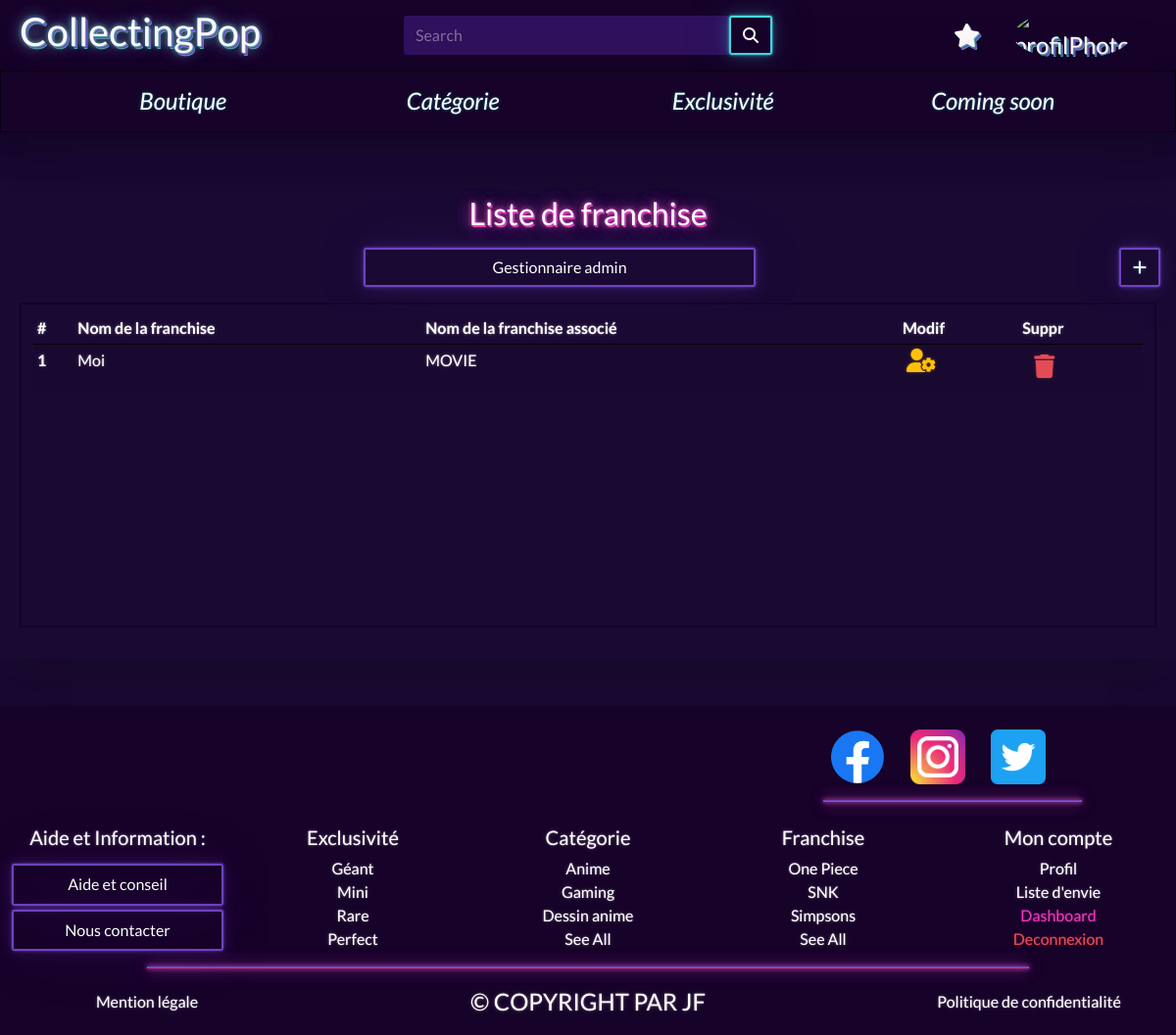
Page /admin/brandsList.php (signed in) on the committed database.
### tables this page shows
CREATE TABLE `s4u3u_brands` (
  `id` int(11) NOT NULL AUTO_INCREMENT,
  `name` varchar(25) NOT NULL,
  PRIMARY KEY (`id`)
);

CREATE TABLE `s4u3u_categories` (
  `id` int(11) NOT NULL AUTO_INCREMENT,
  `name` varchar(25) NOT NULL,
  PRIMARY KEY (`id`)
);

### models/database.php (called while the page is built)
<?php
class database
{
    private static $db = NULL;
    protected function __construct()
    {
        if (is_null(self::$db)) {
            try {
                self::$db = new PDO('mysql:host=localhost; dbname=collectingpop;charset=UTF8', 'root', 'Aled2525');
                self::$db->setAttribute(PDO::ATTR_ERRMODE, PDO::ERRMODE_EXCEPTION);
            } catch (Exception $error) {
                die($error->getMessage());
            }
        }
        return self::$db;
    }
}

### admin/controllers/brandsListController.php (called while the page is built, shortened)
<?php
$brands = new brands();
$brandsList = $brands->getBrands();

### models/brandsModel.php (called while the page is built, shortened)
<?php
class brands extends database
{
    protected $db;
    public function __construct()
    {
        $this->db = parent::__construct();
    }
    public function getBrands()
    {
        $query = 'SELECT b.id AS bID,b.name AS bName,c.name AS cName
        FROM `s4u3u_brands` AS b
        LEFT JOIN `s4u3u_categorybrandslink` AS cbl
        ON b.id = cbl.id_brands
        LEFT JOIN `s4u3u_categories` AS c
        ON b.id = cbl.id_brands  AND cbl.id_categories = c.id';
        $queryExecute = $this->db->query($query);
        return $queryExecute->fetchAll(PDO::FETCH_OBJ);
    }
}

### admin/brandsList.php (the view, shortened to what this page needs)
<?php
require_once '../models/database.php';
require_once '../models/brandsModel.php';
require_once 'controllers/brandsListController.php';
require_once '../include/header.php';
?>
<div class="container-fluid my-5 py-3 shadow-lg">
    <div class="row mb-3">
        <h2 class="text-center pagesTitles text-white ">Liste&nbsp;de&nbsp;franchise</h2>
    </div>
    <div class="row">
        <?php require_once '../include/adminSidebar.php'; ?>
        <a href="admin_ajout_franchise" class="col-auto me-md-3 me-1 btn btn-outline-primary"><i class="fas fa-plus"></i></a>
    </div>
    <div class="row d-md-flex gap-md-3 mx-md-2 my-3">
        <div class="col-lg border border-2 border-dark pt-2">
            <div class="table-responsive tableSeeAll">
                <table class="table table-sm table-hover table-striped tableAdmin ">
                    <thead class="tableHeader">
                        <tr>
                            <th scope="col">#</th>
                            <th scope="col">Nom&nbsp;de&nbsp;la&nbsp;franchise</th>
                            <th scope="col">Nom&nbsp;de&nbsp;la&nbsp;franchise&nbsp;associé</th>
                            <th scope="col">Modif</th>
                            <th scope="col">Suppr</th>
                        </tr>
                    </thead>
                    <tbody>
                        <?php foreach ($brandsList as $b) { ?>
                            <tr>
                                <th scope="row"><?= $b->bID; ?></th>
                                <td><?= $b->bName; ?></td>
                                <td><?= $b->cName; ?></td>
                                <td><a href="admin_modification_franchise_<?= $b->bID; ?>"><i class="fas fa-user-cog text-warning fs-4 ms-1"></i></a></td>
                                <td><button type="button" class="btn" data-bs-whatever="<?= $b->bID; ?>" data-bs-toggle="modal" data-bs-target="#deleteBrands"><i class="fas fa-trash text-danger fs-4"></i></button>
                                </td>
                            </tr>
                        <?php } ?>
                    </tbody>
                </table>
            </div>
        </div>
    </div>
</div>
<?php require_once '../include/footer.php'; ?>

### assets/css/style.css (style rules this page uses)
body { overflow-x: hidden; }
.pagesTitles { text-shadow: 0.5px 0.5px 0px #e840ba, 1px 1px 0px #6e41be, 1.5px 1.5px 0px #e840ba, 0px 0px 5px #e840ba, 0px 0px 10px #020402, 0px 0px 15px #e840ba, 0px 0px 5px #6e41be, 0px 0px 10px #020402, 0px 0px 15px #6e41be; margin: 0 !important; }
.tableAdmin tbody tr { border-top: 1px solid #020402; }
.tableSeeAll { height: 40vh; overflow-y: scroll; position: relative; }
.tableSeeAll thead { position: -webkit-sticky; position: sticky; top: 0; background-color: #1a0933; }

### rows in the picture
s4u3u_brands: id "1", name "Moi", s4u3u_categories.name "MOVIE"
